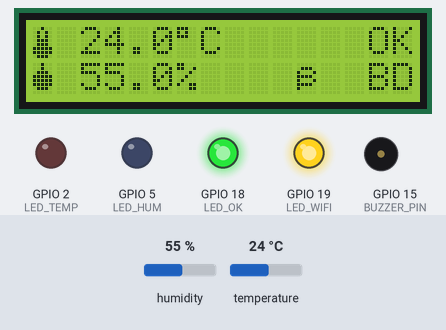
This sketch was run on a simulated ESP32. On the bench: 16×2 character LCD, output pins drawn as LEDs (lit = HIGH), buzzer (waves = sounding). Inputs (shaded band) come from the test bench; at power-on: humidity 55 %, temperature 24 °C. WiFi joins after 1.5 s; servers stay silent unless stated; uploads are accepted with an empty reply; what the sketch prints to the serial monitor is not drawn.

Above: at 5.0 s.
5.1 s: humidity set to 79 %
At 8.5 s:
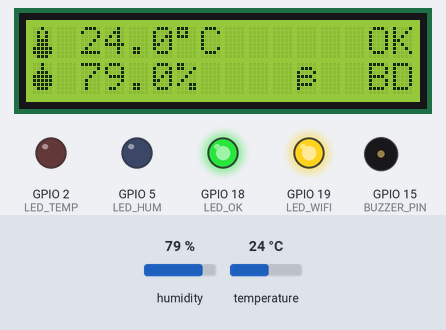
8.9 s: humidity set to 82 %
At 16.0 s:
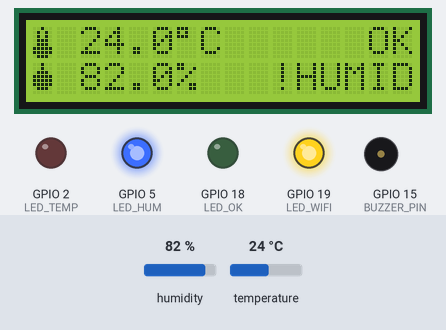
16.5 s: temperature set to 34.7 °C
At 21.1 s:
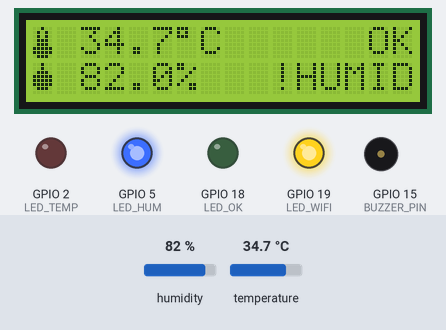
21.5 s: temperature set to 35.6 °C
At 23.9 s:
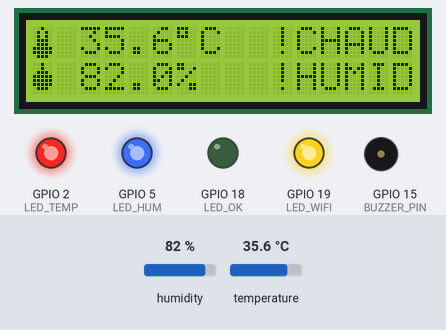
27.0 s: humidity set to 22 %
At 28.4 s:
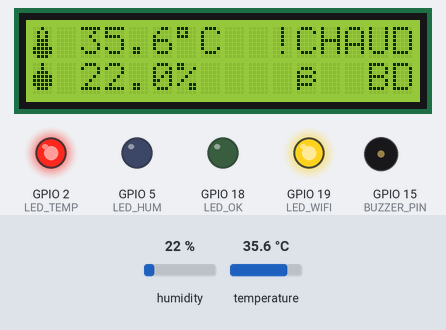
34.2 s: temperature set to 9 °C
At 38.3 s:
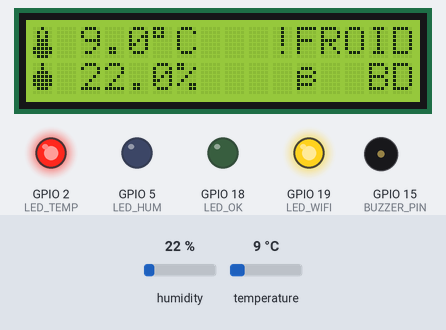
Timing chart, 0 to 42.7 s (numbered marks = the images above; inputs shaded):
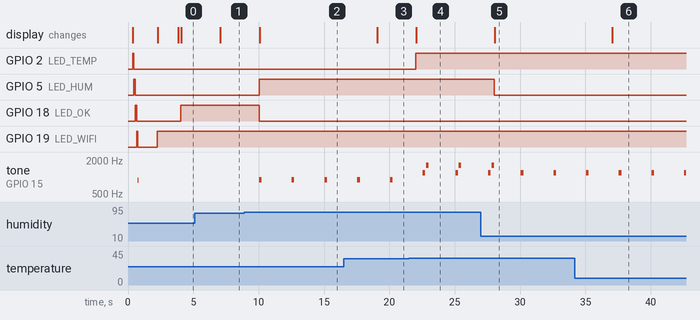

The sketch:

sketch.ino
```cpp
/*
 ╔══════════════════════════════════════════════════════════╗
 ║   TT Workflow — ESP32 DHT22 → HTTP POST → BD MySQL      ║
 ║                                                          ║
 ║   1 DHT22 sur GPIO 4 → WiFi HTTP POST → FastAPI         ║
 ║   → Backend TT (pannes/alertes/missions)                ║
 ╚══════════════════════════════════════════════════════════╝

  Bibliothèques (Library Manager Wokwi) :
    - DHT sensor library    (Adafruit)
    - LiquidCrystal I2C     (Frank de Brabander)
    - ArduinoJson           (Benoit Blanchon)

  ⚠️  IMPORTANT — Configuration backend :
  Le simulateur Wokwi ne peut PAS accéder à votre IP locale
  (192.168.x.x). Vous devez exposer votre backend FastAPI
  sur Internet via une des méthodes suivantes :

    1) ngrok (recommandé) :
         ngrok http 8000
         → puis copier l'URL https://xxx.ngrok-free.app

    2) cloudflared / localtunnel / serveo

    3) Backend déjà déployé (Render, Railway, etc.)

  Puis modifier la constante BACKEND_URL ci-dessous.
*/

#include <WiFi.h>
#include <HTTPClient.h>
#include <WiFiClientSecure.h>
#include <DHT.h>
#include <Wire.h>
#include <LiquidCrystal_I2C.h>
#include <ArduinoJson.h>

// ══════════════════════════════════════════════════════════
//  ⚙️  CONFIGURATION — À modifier selon votre setup
// ══════════════════════════════════════════════════════════
const char* WIFI_SSID     = "Wokwi-GUEST";   // WiFi simulé Wokwi
const char* WIFI_PASS     = "";               // Pas de mot de passe

// ⚠️  REMPLACER par votre URL publique (ngrok, déploiement, etc.)
// Exemples valides :
//   "https://abcd-1234.ngrok-free.app"
//   "http://mon-backend.onrender.com"
// ❌ NE PAS utiliser "192.168.x.x" — Wokwi ne peut pas y accéder
const char* BACKEND_URL   = "https://CHANGE-ME.ngrok-free.app";

// ══════════════════════════════════════════════════════════
//  🗺️  ID CAPTEUR — envoyé au backend dans JSON
//  1 = Jendouba | 2 = Ghardimaou | 3 = Bousselem
// ══════════════════════════════════════════════════════════
const int    CAPTEUR_ID    = 1;     // 1=Jendouba | 2=Ghardimaou | 3=Bousselem
const int    SEND_INTERVAL = 3000;  // Envoyer toutes les 3 secondes

// ══════════════════════════════════════════════════════════
//  Pins
// ══════════════════════════════════════════════════════════
#define DHT_PIN       4
#define DHT_TYPE      DHT22
#define LED_TEMP      2        // Rouge  — alerte température
#define LED_HUM       5        // Bleu   — alerte humidité
#define LED_OK        18       // Vert   — tout OK
#define LED_WIFI      19       // Jaune  — connexion WiFi/HTTP
#define BUZZER_PIN    15

// ══════════════════════════════════════════════════════════
//  Seuils LOCAUX (pour l'affichage LCD/LEDs uniquement)
//  ⚠️ La création des pannes en BD est décidée côté backend
//      (température>40, humidité>85)
// ══════════════════════════════════════════════════════════
const float SEUIL_TEMP_MAX = 35.0;
const float SEUIL_TEMP_MIN = 10.0;
const float SEUIL_HUM_MAX  = 80.0;
const float SEUIL_HUM_MIN  = 20.0;

// ══════════════════════════════════════════════════════════
//  Objets
// ══════════════════════════════════════════════════════════
DHT              dht(DHT_PIN, DHT_TYPE);
LiquidCrystal_I2C lcd(0x27, 16, 2);

// ══════════════════════════════════════════════════════════
//  Variables
// ══════════════════════════════════════════════════════════
float  temp_val      = 0.0;
float  hum_val       = 0.0;
bool   alerte_temp   = false;
bool   alerte_hum    = false;
bool   wifi_ok       = false;
bool   backend_ok    = false;

unsigned long t_last_send    = 0;
unsigned long t_last_display = 0;
unsigned long t_last_beep    = 0;
int    pannes_envoyees       = 0;
int    envois_total          = 0;
int    envois_reussis        = 0;

// Caractères LCD
byte icoThermo[8] = {0x04,0x0A,0x0A,0x0E,0x0E,0x1F,0x1F,0x0E};
byte icoGoutte[8] = {0x04,0x04,0x0E,0x1F,0x1F,0x1F,0x0E,0x00};
byte icoWifi[8]   = {0x00,0x0E,0x11,0x04,0x0A,0x00,0x04,0x00};

// ══════════════════════════════════════════════════════════
//  Envoyer données au backend via HTTP POST
// ══════════════════════════════════════════════════════════
bool envoyerDonnees(float t, float h) {
  if (!wifi_ok) return false;

  HTTPClient http;
  String url = String(BACKEND_URL) + "/api/capteurs/donnees";

  // HTTPS ou HTTP selon préfixe
  if (url.startsWith("https://")) {
    WiFiClientSecure *client = new WiFiClientSecure;
    client->setInsecure();   // Wokwi : pas de vérification cert
    http.begin(*client, url);
  } else {
    http.begin(url);
  }

  http.addHeader("Content-Type", "application/json");
  http.setTimeout(5000);

  // Construire le JSON à envoyer
  StaticJsonDocument<128> doc;
  doc["capteur_id"]  = CAPTEUR_ID;
  doc["temperature"] = round(t * 10) / 10.0;
  doc["humidite"]    = round(h * 10) / 10.0;
  String body;
  serializeJson(doc, body);

  envois_total++;
  Serial.printf("[HTTP] → POST %s\n", url.c_str());
  Serial.printf("[HTTP] → Body: %s\n", body.c_str());

  int code = http.POST(body);
  bool ok = false;

  if (code == 200 || code == 201) {
    String response = http.getString();
    Serial.printf("[HTTP] ✅ %d → %s\n", code, response.c_str());

    // Parser la réponse pour compter les pannes créées
    StaticJsonDocument<512> resp;
    if (deserializeJson(resp, response) == DeserializationError::Ok) {
      JsonArray pannes = resp["pannes_creees"];
      for (JsonObject p : pannes) {
        const char* ticket = p["ticket"] | "?";
        const char* type_p = p["type"]   | "?";
        Serial.printf("[BD] 🚨 PANNE CRÉÉE → ticket:%s type:%s\n", ticket, type_p);
        pannes_envoyees++;
      }
    }
    envois_reussis++;
    ok = true;
  } else if (code > 0) {
    Serial.printf("[HTTP] ❌ Code HTTP: %d\n", code);
    Serial.printf("[HTTP]    Réponse: %s\n", http.getString().c_str());
  } else {
    Serial.printf("[HTTP] ❌ Échec connexion (code %d) — vérifiez BACKEND_URL\n", code);
  }

  http.end();
  return ok;
}

// ══════════════════════════════════════════════════════════
//  SETUP
// ══════════════════════════════════════════════════════════
void setup() {
  Serial.begin(115200);
  delay(200);

  // Pins
  pinMode(LED_TEMP,   OUTPUT);
  pinMode(LED_HUM,    OUTPUT);
  pinMode(LED_OK,     OUTPUT);
  pinMode(LED_WIFI,   OUTPUT);
  pinMode(BUZZER_PIN, OUTPUT);

  // LCD
  lcd.init();
  lcd.backlight();
  lcd.createChar(0, icoThermo);
  lcd.createChar(1, icoGoutte);
  lcd.createChar(2, icoWifi);

  // Splash
  lcd.setCursor(3, 0); lcd.print("TT WORKFLOW");
  lcd.setCursor(0, 1); lcd.print("Connexion WiFi..");
  Serial.println("\n╔════════════════════════════════════╗");
  Serial.println("║  TT Workflow — ESP32 HTTP POST     ║");
  Serial.println("║  Données → /api/capteurs/donnees   ║");
  Serial.println("╠══════════════════════════════════════╣");
  Serial.print("║  📍 Localisation : ");
  if (CAPTEUR_ID == 1) Serial.print("Jendouba");
  else if (CAPTEUR_ID == 2) Serial.print("Ghardimaou");
  else if (CAPTEUR_ID == 3) Serial.print("Bousselem");
  else Serial.print("Capteur #" + String(CAPTEUR_ID));
  Serial.println("               ║");
  Serial.println("╚════════════════════════════════════╝");
  Serial.printf("[CFG] Backend URL : %s\n", BACKEND_URL);

  // DHT
  dht.begin();

  // Test LEDs
  for (int p : {LED_TEMP, LED_HUM, LED_OK, LED_WIFI}) {
    digitalWrite(p, HIGH); delay(100); digitalWrite(p, LOW);
  }
  tone(BUZZER_PIN, 880, 80);

  // ── Connexion WiFi ─────────────────────────────────────
  Serial.printf("[WiFi] Connexion à %s ...\n", WIFI_SSID);
  WiFi.begin(WIFI_SSID, WIFI_PASS);

  int wifi_timeout = 0;
  while (WiFi.status() != WL_CONNECTED && wifi_timeout < 20) {
    delay(500);
    Serial.print(".");
    wifi_timeout++;
  }

  if (WiFi.status() == WL_CONNECTED) {
    wifi_ok = true;
    digitalWrite(LED_WIFI, HIGH);
    Serial.printf("\n[WiFi] ✅ Connecté ! IP locale ESP32: %s\n",
                  WiFi.localIP().toString().c_str());
    lcd.clear();
    lcd.setCursor(0, 0); lcd.print("WiFi OK!");
    lcd.setCursor(0, 1); lcd.print(WiFi.localIP().toString());
    delay(1500);
  } else {
    wifi_ok = false;
    Serial.println("\n[WiFi] ❌ Échec connexion WiFi");
    lcd.clear();
    lcd.setCursor(0, 0); lcd.print("WiFi ECHEC!");
    lcd.setCursor(0, 1); lcd.print("Mode local...");
    delay(1500);
  }

  // Avertissement si BACKEND_URL pas configuré
  if (String(BACKEND_URL).indexOf("CHANGE-ME") >= 0) {
    Serial.println("⚠️═══════════════════════════════════════════⚠️");
    Serial.println("⚠️ BACKEND_URL non configurée !              ⚠️");
    Serial.println("⚠️ Modifiez la constante BACKEND_URL          ⚠️");
    Serial.println("⚠️ avec votre URL ngrok ou de déploiement.    ⚠️");
    Serial.println("⚠═══════════════════════════════════════════⚠️");
  }

  lcd.clear();
  Serial.println("[READY] Bougez les curseurs DHT22 !\n");
}

// ══════════════════════════════════════════════════════════
//  LOOP
// ══════════════════════════════════════════════════════════
void loop() {

  // ── Lecture DHT22 + envoi HTTP ────────────────────────
  if (millis() - t_last_send >= SEND_INTERVAL) {
    t_last_send = millis();

    float t = dht.readTemperature();
    float h = dht.readHumidity();
    if (!isnan(t)) temp_val = t;
    if (!isnan(h)) hum_val  = h;

    // Calculer alertes locales (LEDs/LCD seulement)
    bool prev_at = alerte_temp;
    bool prev_ah = alerte_hum;
    alerte_temp = (temp_val > SEUIL_TEMP_MAX || temp_val < SEUIL_TEMP_MIN);
    alerte_hum  = (hum_val  > SEUIL_HUM_MAX  || hum_val  < SEUIL_HUM_MIN);

    // Log Serial
    if (alerte_temp && !prev_at)
      Serial.printf("[DHT] 🔴 ALERTE TEMP: %.1f°C\n", temp_val);
    if (!alerte_temp && prev_at)
      Serial.printf("[DHT] ✅ Temp normale: %.1f°C\n", temp_val);
    if (alerte_hum && !prev_ah)
      Serial.printf("[DHT] 💧 ALERTE HUM: %.1f%%\n", hum_val);
    if (!alerte_hum && prev_ah)
      Serial.printf("[DHT] ✅ Hum normale: %.1f%%\n", hum_val);

    // ── Envoi au backend ──────────────────────────────
    backend_ok = envoyerDonnees(temp_val, hum_val);
    digitalWrite(LED_WIFI, backend_ok ? HIGH : LOW);

    // Stats
    Serial.printf("[STATS] Envois: %d/%d réussis · Pannes BD créées: %d\n\n",
                  envois_reussis, envois_total, pannes_envoyees);

    // LEDs
    digitalWrite(LED_TEMP, alerte_temp ? HIGH : LOW);
    digitalWrite(LED_HUM,  alerte_hum  ? HIGH : LOW);
    digitalWrite(LED_OK,   (!alerte_temp && !alerte_hum) ? HIGH : LOW);
  }

  // ── Buzzer ────────────────────────────────────────────
  if ((alerte_temp || alerte_hum) && millis() - t_last_beep > 2500) {
    t_last_beep = millis();
    tone(BUZZER_PIN, alerte_temp ? 1200 : 900, 200);
    if (alerte_temp && alerte_hum) { delay(250); tone(BUZZER_PIN, 1600, 200); }
  }
  if (!alerte_temp && !alerte_hum) noTone(BUZZER_PIN);

  // ── LCD 400ms ─────────────────────────────────────────
  if (millis() - t_last_display >= 400) {
    t_last_display = millis();
    afficherLCD();
  }
}

// ══════════════════════════════════════════════════════════
//  Affichage LCD
// ══════════════════════════════════════════════════════════
void afficherLCD() {
  lcd.clear();

  // Ligne 0 — Température
  lcd.setCursor(0, 0);
  lcd.write(byte(0));
  lcd.print(" ");
  lcd.print(temp_val, 1);
  lcd.print((char)0xDF); lcd.print("C");
  if (alerte_temp) {
    lcd.setCursor(9, 0);
    lcd.print(temp_val > SEUIL_TEMP_MAX ? " !CHAUD!" : " !FROID!");
  } else {
    lcd.setCursor(12, 0); lcd.print("  OK");
  }

  // Ligne 1 — Humidité + état backend
  lcd.setCursor(0, 1);
  lcd.write(byte(1));
  lcd.print(" ");
  lcd.print(hum_val, 1);
  lcd.print("%");
  if (alerte_hum) {
    lcd.setCursor(9, 1);
    lcd.print(hum_val > SEUIL_HUM_MAX ? " !HUMID!" : " !SECHE!");
  } else {
    lcd.setCursor(10, 1);
    lcd.print(backend_ok ? " ✓BD " : wifi_ok ? "WiFi " : " OFF ");
  }
}
```

Measured:
- the behaviour switches between 80 and 81 % on humidity (found by bisection; images 1 and 2)
- the behaviour switches between 35 and 35.1 °C on temperature (found by bisection; images 3 and 4)
- after the input at 5.1 s, the display: changes after 2.0 s (image 1)
- after the input at 8.9 s, GPIO 5 (LED_HUM): LOW → HIGH after 1.1 s; GPIO 18 (LED_OK): HIGH → LOW after 1.1 s; tone on GPIO 15 (BUZZER_PIN): alternates 900 Hz for 0.20 s and silent for 2.3 s, starting after 1.1 s; the display: changes after 1.2 s (image 2)
- after the input at 16.5 s, the display: changes after 2.6 s (image 3)
- after the input at 21.5 s, GPIO 2 (LED_TEMP): LOW → HIGH after 0.53 s; the display: changes after 0.57 s (image 4)
- after the input at 27.0 s, GPIO 5 (LED_HUM): HIGH → LOW after 1.0 s; the display: changes after 1.1 s (image 5)
- after the input at 34.2 s, the display: changes after 2.9 s (image 6)
